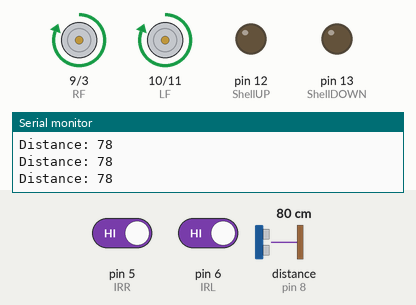
Bench run of a sketch on a simulated Arduino Uno, built with avr-gcc and run on an emulated ATmega328P. Parts: motor-driver pin pairs drawn as motors (green arrow = first pin HIGH = forward, orange = second pin HIGH = backward, longer = more drive), output pins drawn as LEDs (lit = HIGH), the last lines printed to the serial monitor. Wiring (inferred from the names in the program): ultrasonic range finder: trigger pin 7; echo pin 8. Inputs (shaded band) come from the test bench; at power-on: pin 5 (IRR) HIGH, distance to the obstacle (sensor on pin 8) 80 cm, pin 6 (IRL) HIGH. The echo pulse lasts 58.3 µs per cm; pins used as bus, display or sensor lines are not drawn.

Above: at 11.2 s.
11.3 s: pin 5 (IRR) driven LOW
At 12.4 s:
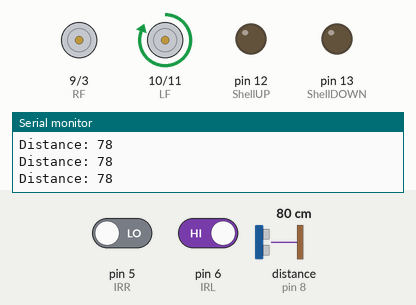
12.8 s: distance to the obstacle (sensor on pin 8) set to 17 cm
14.3 s: distance to the obstacle (sensor on pin 8) set to 14 cm
At 15.2 s:
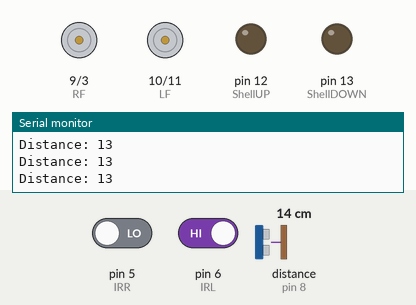
17.3 s: distance to the obstacle (sensor on pin 8) set to 18 cm
At 18.5 s:
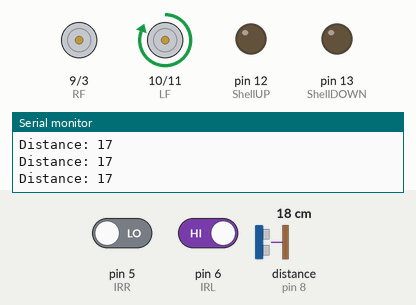
18.8 s: distance to the obstacle (sensor on pin 8) set to 12 cm
At 19.7 s:
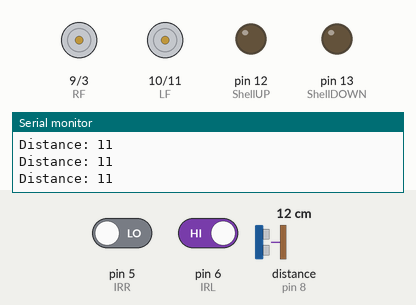
Timing chart, 0 to 21.3 s (numbered marks = the images above; inputs shaded):
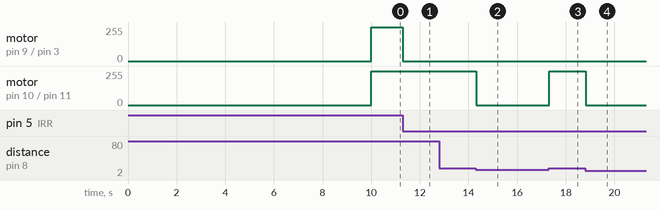

The sketch:

sketch_nov03a.ino
```cpp
//L293D 1
const int ShellUP  = 12;  // Pin 14 of L293
const int ShellDOWN = 13;  // Pin 10 of L293

//L293D 2
const int LF  = 10; // Pin  7 of L293
const int LB= 11;  // Pin  2 of L293

const int RF = 9;
const int RB = 3;

//IRs
const int IRL = 6;
const int IRR = 5;

//US
const int trigPin = 7;
const int echoPin = 8;

//This will run only one time.
void setup(){

    //Set pins as outputs
    pinMode(ShellUP, OUTPUT);
    pinMode(ShellDOWN, OUTPUT);
    pinMode(LF, OUTPUT);
    pinMode(LB, OUTPUT);
    pinMode(RF, OUTPUT);
    pinMode(RB, OUTPUT);

    pinMode(IRL, INPUT); //Left, right IR sensors
    pinMode(IRR, INPUT);

    pinMode(trigPin, OUTPUT); // Sets the trigPin as an Output
    pinMode(echoPin, INPUT); // Sets the echoPin as an Input

    Serial.begin(9600); //serial disables pins 0,1 i think

    delay(10000);

}
int duration; int distance;

void loop(){

      // Clears the trigPin
    digitalWrite(trigPin, LOW);
    delayMicroseconds(2);
    // Sets the trigPin on HIGH state for 10 micro seconds
    digitalWrite(trigPin, HIGH);
    delayMicroseconds(10);
    digitalWrite(trigPin, LOW);
    // Reads the echoPin, returns the sound wave travel time in microseconds
    duration = pulseIn(echoPin, HIGH);
    // Calculating the distance
    distance= duration*0.034/2;
    // Prints the distance on the Serial Monitor
    Serial.print("Distance: ");
    Serial.println(distance);
    if (digitalRead(IRL) == LOW || (distance >= 0 && distance < 15)) {
      digitalWrite(LF,LOW); digitalWrite(LB,LOW);
    } else {
      digitalWrite(LF,HIGH); digitalWrite(LB,LOW);
    }

    if (digitalRead(IRR) == LOW || (distance >= 0 && distance < 15)) {
      digitalWrite(RF,LOW); digitalWrite(RB,LOW);
    } else {
      digitalWrite(RF,HIGH); digitalWrite(RB,LOW);
    }

}
```

Measured:
- the behaviour switches between 16 and 15 cm on distance to the obstacle (sensor on pin 8) (found by bisection; images 1 and 2)
- after the input at 11.3 s, motor on pin 9 (RF) / pin 3 (RB): forward 255/255 → stopped at once
- after the input at 14.3 s, motor on pin 10 (LF) / pin 11 (LB): forward 255/255 → stopped at once
- after the input at 17.3 s, motor on pin 10 (LF) / pin 11 (LB): stopped → forward 255/255 at once
- after the input at 18.8 s, motor on pin 10 (LF) / pin 11 (LB): forward 255/255 → stopped at once
